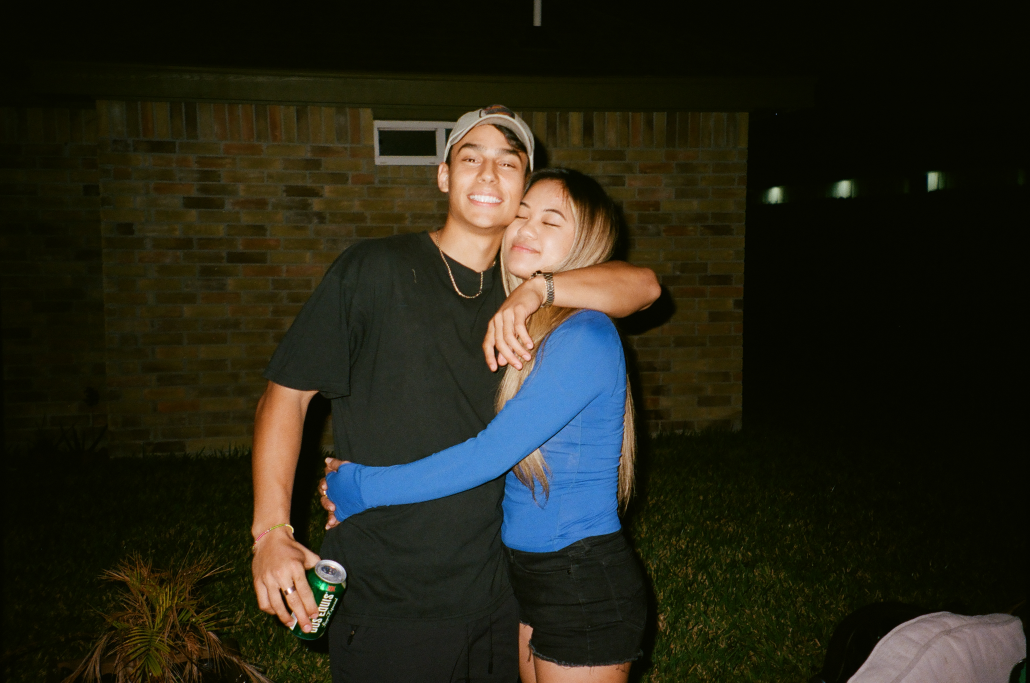
#> input picture media/image_horizantal.jpg, 3089 x 2048 px (shown at 1/3 size)
$ python image_handling.py
#> lines starting #> are read from the running program, lines starting #| are printed output that depends on the picture
from PIL import Image
import PIL.ExifTags

def main():
    size = 720,1080
    exifImageHeightKey = 'ExifImageHeight'
    exifImageWidthKey = 'ExifImageWidth'

    image = Image.open("./media/image_horizantal.jpg")
#> image is the input picture: PIL image 3089x2048 RGB; mean R, G, B 36.7, 35.7, 23.8
    exif = {
        PIL.ExifTags.TAGS[k]: v
        for k, v in image._getexif().items()
        if k in PIL.ExifTags.TAGS
    }
#> exif = 20 items

    print(exif[exifImageHeightKey])
#| 2048
    print(exif[exifImageWidthKey])
#| 3089
    if exif[exifImageHeightKey] < exif[exifImageWidthKey]:
        print('rotating')
        image=image.rotate(-90, expand=True)
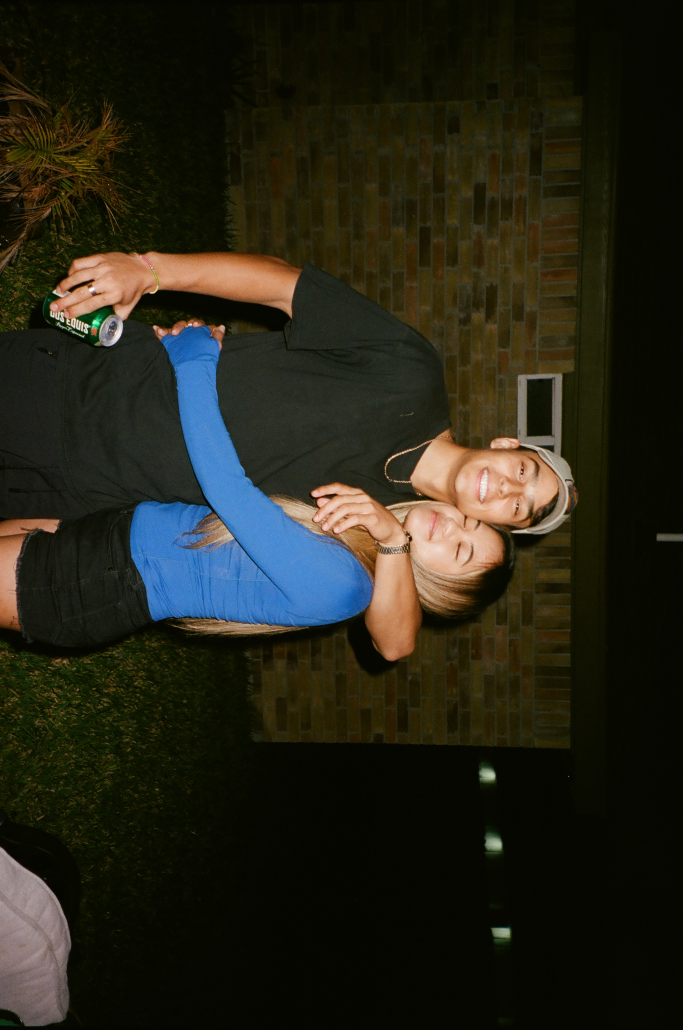
#> image: PIL image 2048x3089 RGB (shown at 1/3 size); mean R, G, B 36.7, 35.7, 23.8

    image.save('./media/exif_new_image.jpg',dpi=(size))

if __name__ == "__main__":
    main()

$ run again, with media/000603080010.jpg copied over media/image_horizantal.jpg
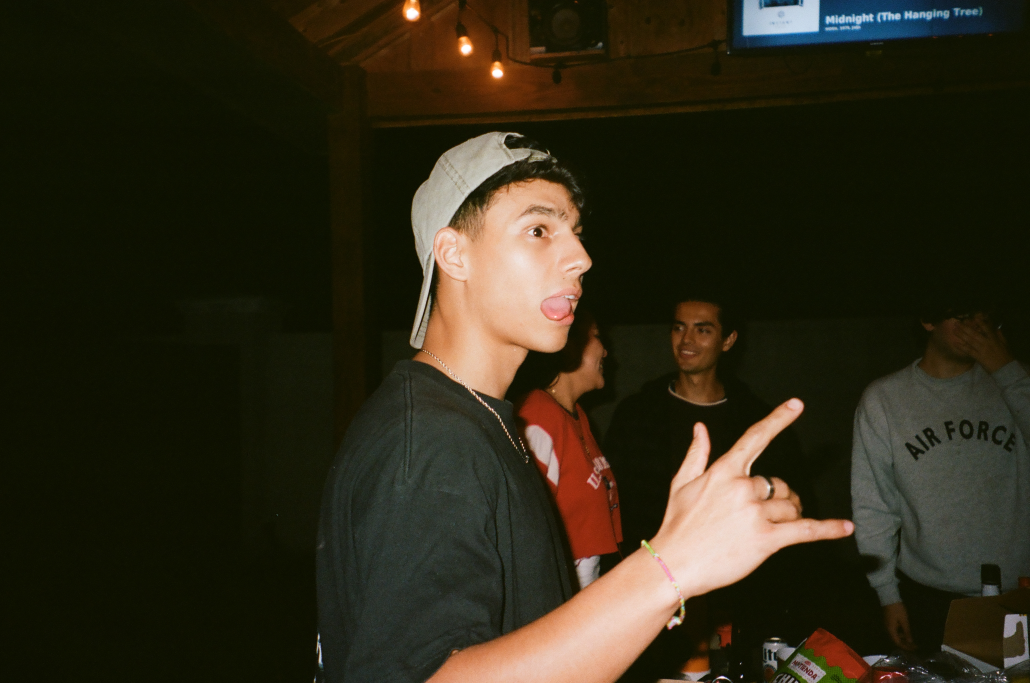
#> input picture media/000603080010.jpg, 3089 x 2048 px (shown at 1/3 size)
#> in main, image is the input picture: PIL image 3089x2048 RGB; mean R, G, B 47.4, 42.3, 25.4
#> exif = 20 items
#| 2048
#| 3089
#> in main, `image=image.rotate(-90, expand=True)`:
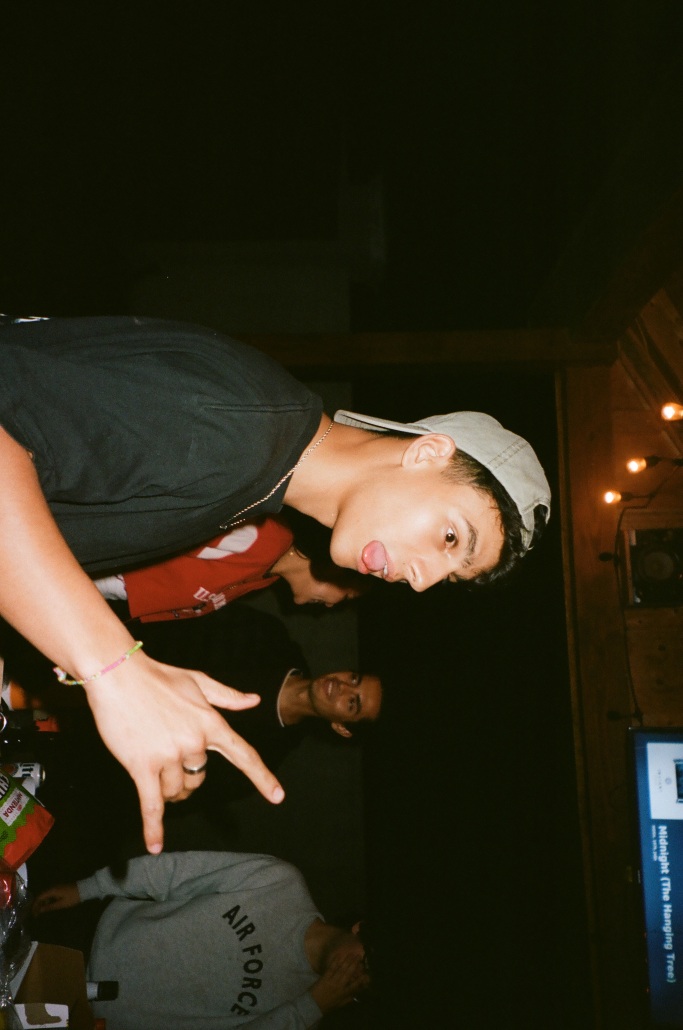
#> image: PIL image 2048x3089 RGB (shown at 1/3 size); mean R, G, B 47.4, 42.3, 25.4

$ run again, with media/image_vertical.jpg copied over media/image_horizantal.jpg
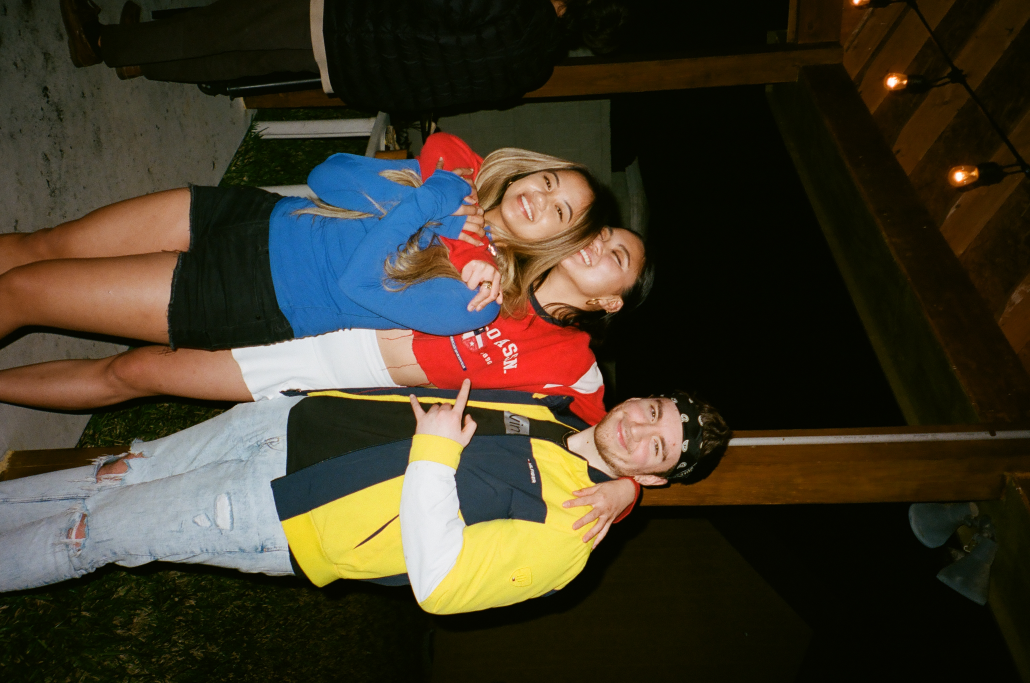
#> input picture media/image_vertical.jpg, 3089 x 2048 px (shown at 1/3 size)
#> in main, image is the input picture: PIL image 3089x2048 RGB; mean R, G, B 63.4, 55.9, 40.7
#> exif = 20 items
#| 2048
#| 3089
#> in main, `image=image.rotate(-90, expand=True)`:
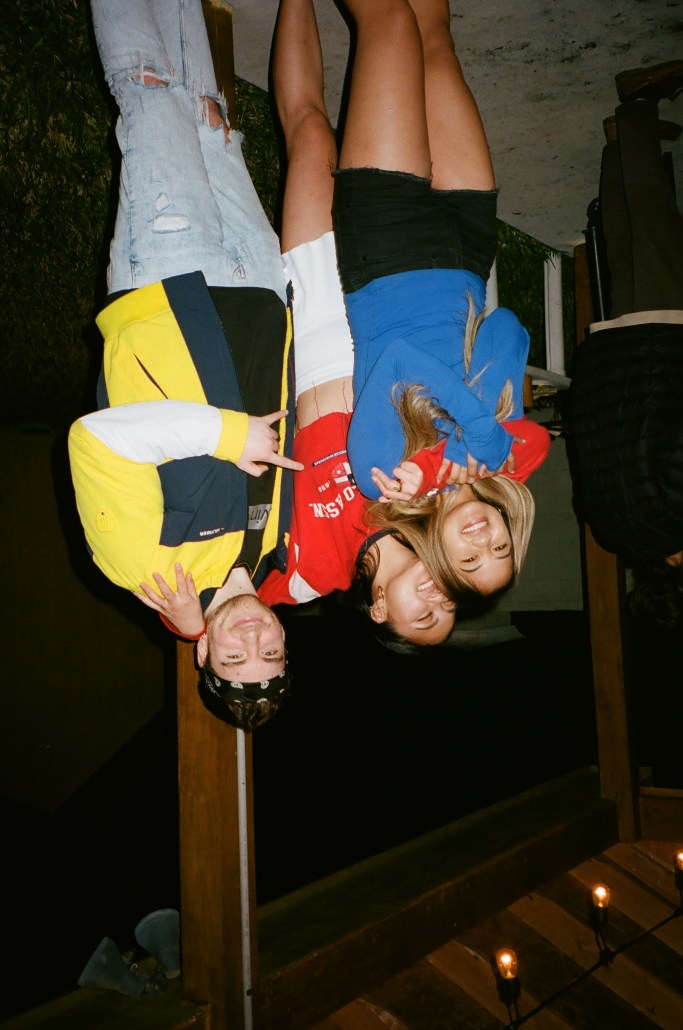
#> image: PIL image 2048x3089 RGB (shown at 1/3 size); mean R, G, B 63.4, 55.9, 40.7
